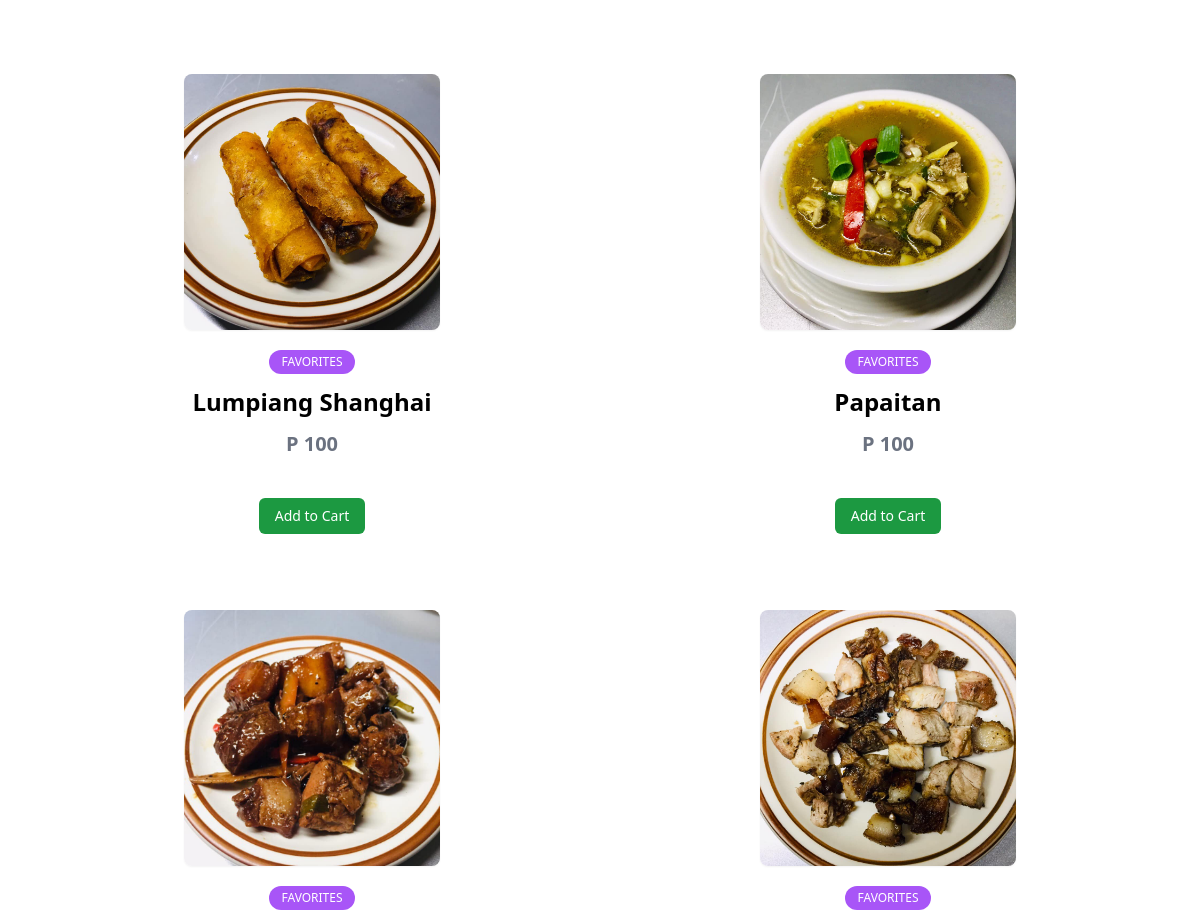
/ (middle part), run on an earlier commit of the app's database.
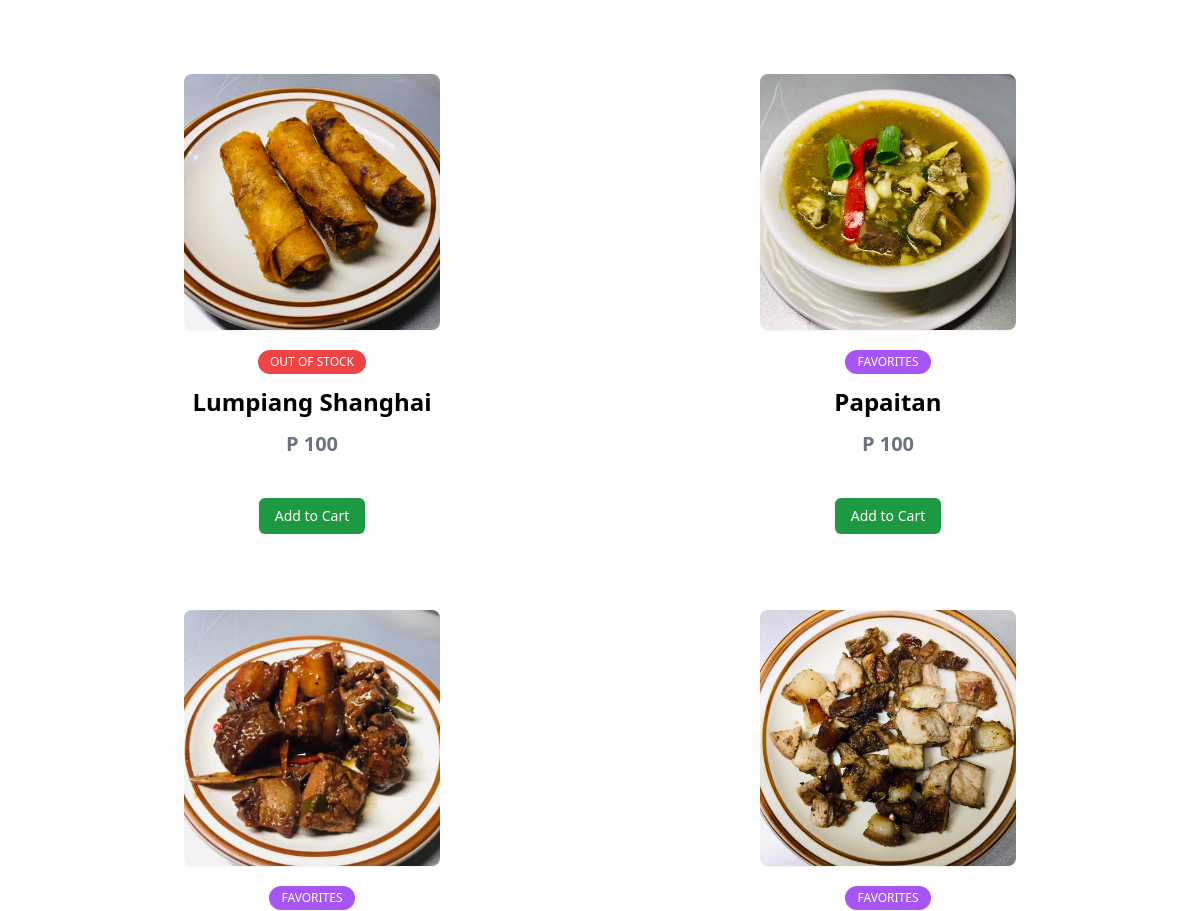
And on a later commit of the database.
### ordering/models.py (models this page shows, shortened)
class Food(models.Model):
    STATUS = [
        ('Best Seller', 'Best Seller'),
        ('Favorites', 'Favorites'),
        ('Special', 'Special'),
        ('Out Of Stock', 'Out Of Stock')
    ]
    name = models.CharField(max_length=255)
    price = models.PositiveIntegerField()
    status = models.CharField(
        max_length=50, choices=STATUS, default='Favorites')
    food_image = models.ImageField(
        upload_to='food_img/', null=True, blank=True)
    description = models.TextField(blank=True, null=True)
    created = models.DateTimeField(auto_now_add=True)
    updated = models.DateTimeField(auto_now=True)

### ordering/views.py (the view, shortened to what this page needs)
# urls.py: path('', views.IndexView.as_view(), name="index"),
class IndexView(View):
    def get(self, request):
        form = ContactForm()
        testimonials = Testimonial.objects.all()[:3]
        bests = Food.objects.filter(status="Best Seller")[:1]
        foods = Food.objects.exclude(
            Q(status="Best Seller"))
        if 'cart' in self.request.session:
            cart = self.request.session['cart']
        else:
            cart = []
        context = {
            'testimonials': testimonials,
            'foods': foods,
            'bests': bests,
            'cart': len(cart),
            'form': form
        }
        return render(request, 'index.html', context)

### ordering/models.py (called while the page is built)
    @property
    def get_image(self):
        if not self.avatar:
            return '/static/assets/img/default.png'
        return self.avatar.url

### templates/index.html (shortened to what this page needs)
{% extends 'base.html' %}
{% block content %}
{% include 'components/product_list.html' %}
{% endblock %}

### templates/components/product_list.html (shortened to what this page needs)
<section id="product" class="bg-white bg-opacity-40">
    <div class="w-full px-5 py-6 mx-auto space-y-5 sm:py-8 md:py-12 sm:space-y-8 md:space-y-16 max-w-7xl">
        <div class="grid grid-cols-12 pb-10 sm:px-5 gap-x-8 gap-y-16">
            {% for food in foods %}
            <div class="flex flex-col items-center col-span-12 space-y-3 sm:col-span-6 xl:col-span-4">
                <a href="{% url 'detail-view' food.pk %}" class="block">
                    <img class="object-cover w-full mb-2 overflow-hidden rounded-lg shadow-sm max-h-64" src="{{ food.food_image.url }}">
                </a>
                <div class="{% if food.status == 'Out Of Stock'%}bg-red-500{%else%}bg-purple-500{% endif %}  items-center px-3 py-1.5 leading-none rounded-full text-xs font-medium uppercase text-white inline-block">
                    <span>{{food.status|title}}</span>
                </div>
                <h2 class="text-lg font-bold sm:text-xl md:text-2xl"><a href="#_">{{food.name|title}}</a></h2>
                <p class="text-xl font-bold text-gray-500">P {{food.price}}</p>
                <p class="pt-2 text-xs font-medium">
                    <p class="pt-2 text-sm font-medium">
                        <button
                        hx-get="{% url 'add_to_cart' food.pk %}"
                        hx-swap="outerHTML"
                        hx-target="#cart-icon"
                        class="px-4 py-2 text-white transition-colors duration-200 transform rounded-md bg-j6primary hover:bg-green-500 focus:outline-none focus:bg-green-500"
                        >
                        Add to Cart
                        </button>
                    </p>
                </p>
            </div>
            {% endfor %}
        </div>
    </div>
</section>

What changed in the data, as far as the page shows it:
changed Food "Lumpiang Shanghai": status "FAVORITES" → "OUT OF STOCK"
